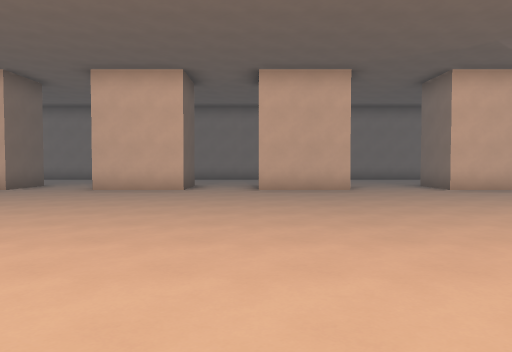
[1] (above)

19 first-person views from a walk through a level from a Godot 3-D game. The camera is 1.5 m above the floor, tilts 2° down and sees 70° across. The floor is counted in squares, 2 m on a side. Each view is taken from the middle of a square. On the plan, view 1 faces up. The plan holds only what a view shows up to about 11 squares ahead; the rest is blank. The place goes on beyond the plan.

[2]
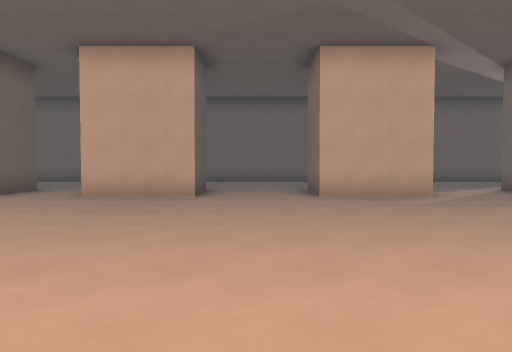

[3]
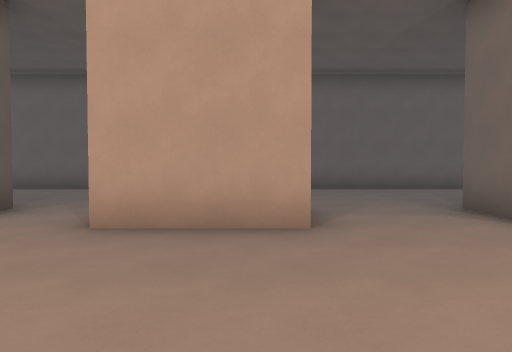

[4]
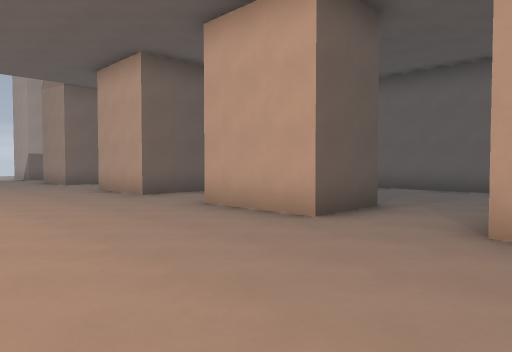

[5]
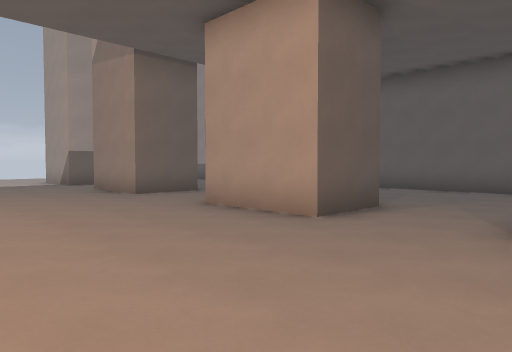

[6]
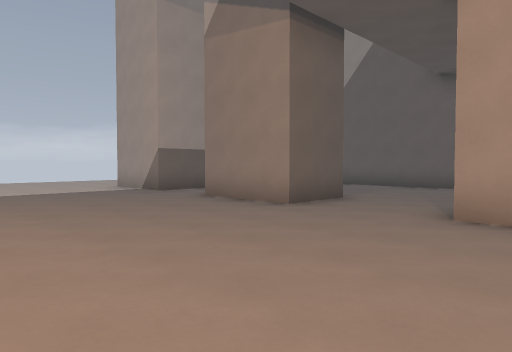

[7]
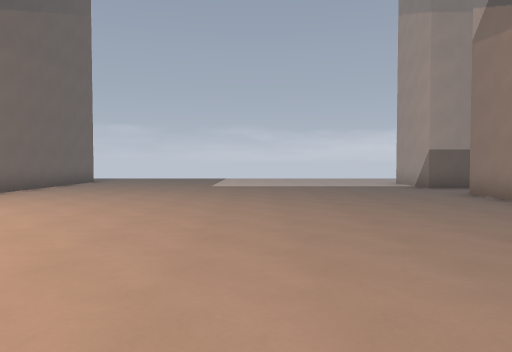

[8]
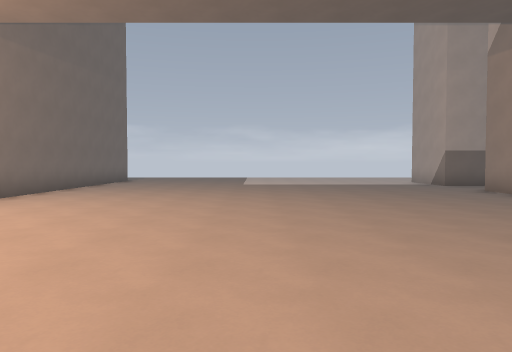

[9]
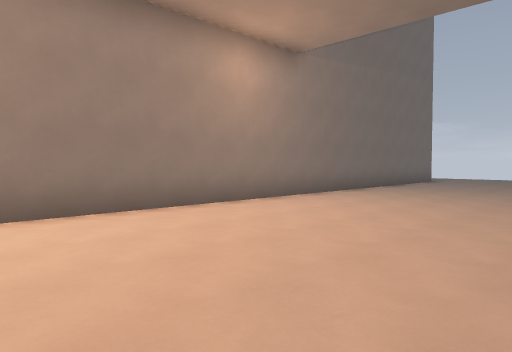

[10]
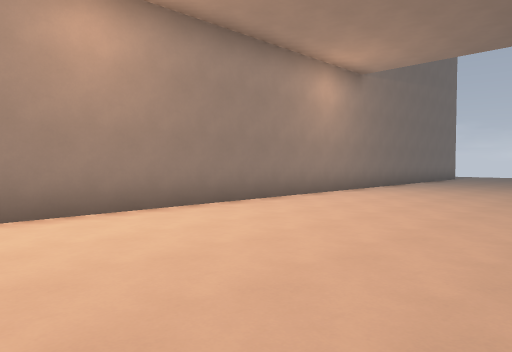

[11]
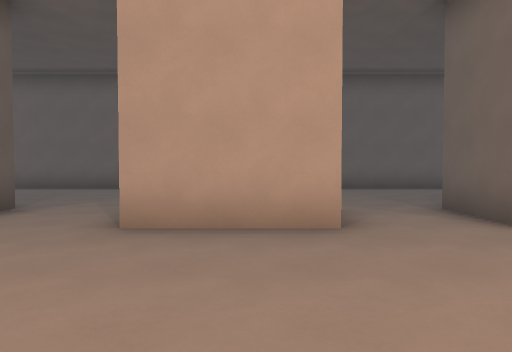

[12]
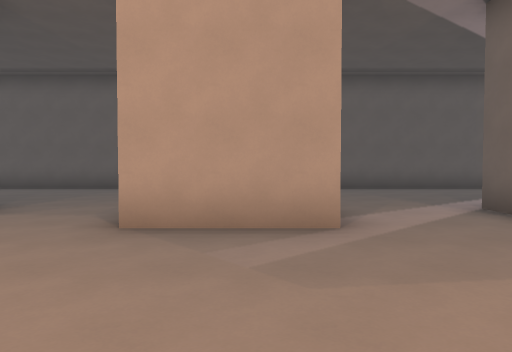

[13]
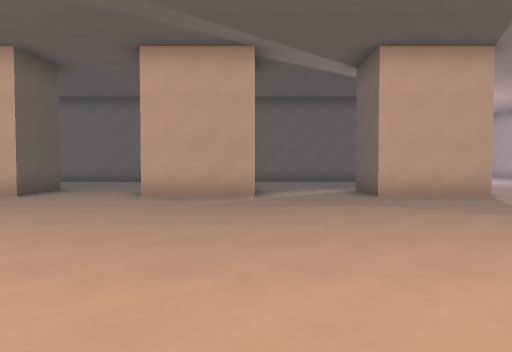

[14]
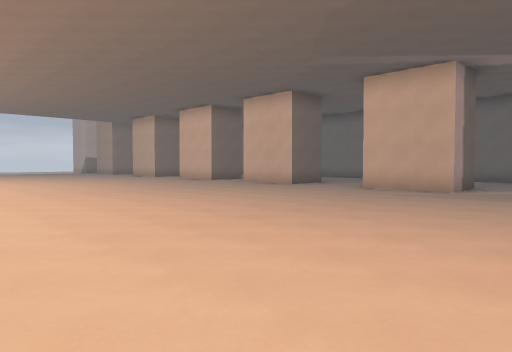

[15]
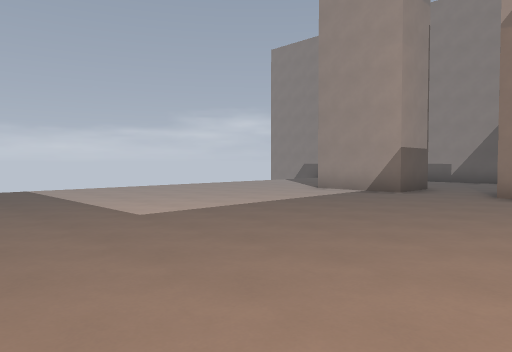

[16]
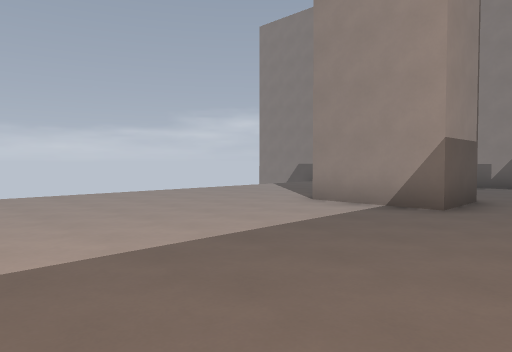

[17]
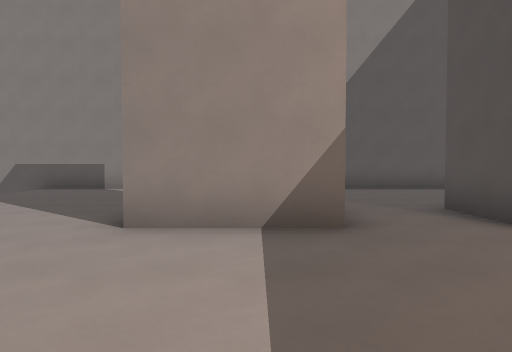

[18]
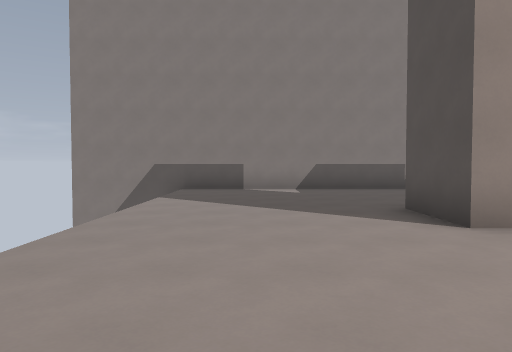

[19]
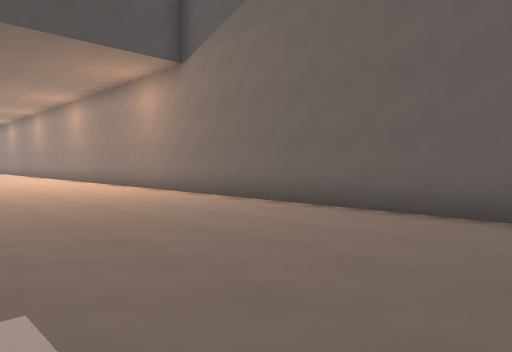

### Floor plan
Points are (right, up) in squares from view 1. A wall is a line through its corners. A room is listed if a view was taken in it or the views show most of it. See-through windows are left out.
Room 1 (views 1, 2, 3, 4, 5, 6, 7, 8, 9, 10, 11, 12, 13, 14, 15, 16, 17, 18, 19)
walls: (-7, 12.1) (-7, 10.2) (-9.6, 10.2); (-2, 12.1) (-2, 10.2) (-4.6, 10.2); (-12.3, 12.1) (-12.3, 10.2) (-14.9, 10.2) (-14.9, 12.1); (2.6, 12.1) (2.6, 10.2) (0.1, 10.2) (0.1, 12.1); (-17, 12.1) (-17, 10.2) (-19.5, 10.2) (-19.5, 12.1); (-17.1, 16.5) (-25.5, 16.5); (-19.1, -1.4) (-2.9, -1.4); (8, 12.1) (8, 10.2) (5.4, 10.2) (5.4, 12.1); (12.5, 10.2) (10.7, 10.2) (10.7, 12.1); (12.5, 16.5) (-15.5, 16.5)

Positions as (right, up) in squares from view 1, and headings:
1: (0, 0), facing up
2: (4, 2), facing up
3: (2, 6), facing up
4: (1, 6), facing up-left
5: (-4, 6), facing up-left
6: (-8, 5), facing up-left
7: (-6, 5), facing left
8: (-5, 4), facing left
9: (-5, 4), facing down-left
10: (-2, 4), facing down-left
11: (-3, 6), facing up
12: (7, 6), facing up
13: (8, 2), facing up
14: (11, 0), facing up-left
15: (-13, 1), facing up-left
16: (-15, 4), facing up-left
17: (-18, 6), facing up
18: (-22, 6), facing up
19: (-20, 4), facing down-right
